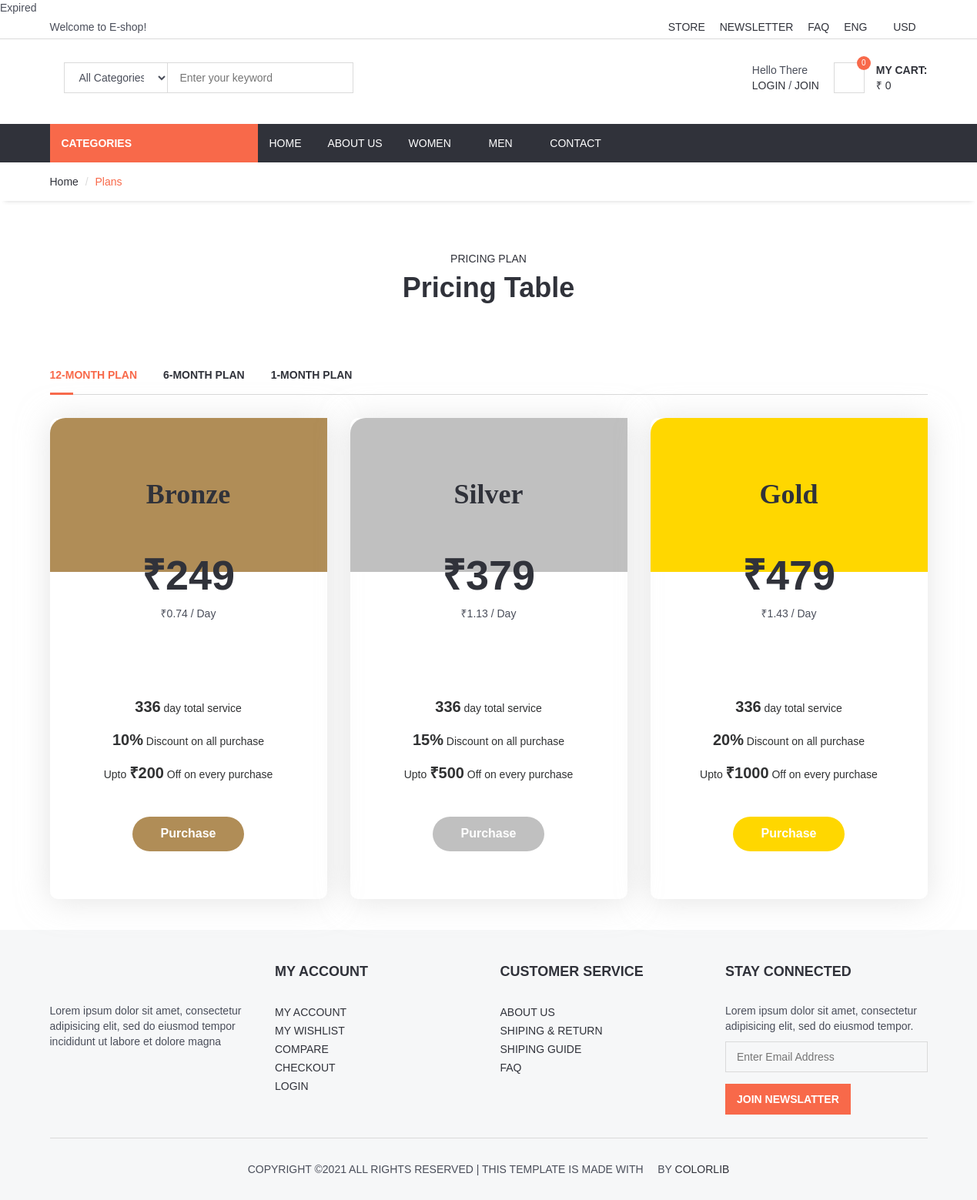
Page /offer/plans/ on the committed database.
### offer/models.py (models this page shows, shortened)
class Subscription(models.Model):
    title = models.CharField(max_length=100)
    rank = models.IntegerField(validators=[MinValueValidator(1)])
    detail= RichTextUploadingField()
    create_at=models.DateTimeField(auto_now_add=True)
    color_code = models.CharField(max_length=10, blank=True, null=True)
    slug = models.SlugField(null=False, unique=True)

class Subscription_Duration(models.Model):
    subscription = models.ForeignKey(Subscription, on_delete=models.CASCADE)
    title = models.CharField(max_length=100)
    duration = models.IntegerField(validators=[MinValueValidator(1), MaxValueValidator(100000)])
    detail= models.CharField(max_length=200)
    create_at = models.DateTimeField(auto_now_add=True)
    percentage = models.IntegerField(validators=[MinValueValidator(0), MaxValueValidator(100)])
    limit_amount = models.IntegerField()
    price = models.IntegerField(validators=[MinValueValidator(0), MaxValueValidator(100000)])
    count = models.IntegerField(validators=[MinValueValidator(1), MaxValueValidator(100000)], default=999)
    slug = models.SlugField(null=False, unique=True)

### offer/views.py (the view)
# urls.py: path('plans/', views.plans, name='plans'),
def plans(request):
    current_user = request.user
    plans = Subscription.objects.filter()
    planDuration = Subscription_Duration.objects.filter()
    try:
        subscriber = Subscriber.objects.filter(user_id=current_user.id, status='Active', paid=True).order_by('-start')[0]
        current_plan_durationid = subscriber.subcription_id #say id of bronze (1 month)
        print(current_plan_durationid)
        current_planid = Subscription_Duration.objects.get(id = current_plan_durationid).subscription_id
        print(current_planid)
        current_planrank = Subscription.objects.get(id=current_planid).rank
        current_planprice = Subscription_Duration.objects.get(id=current_plan_durationid).price
        print(current_planrank)
        print(current_planprice)
        context = {'plans': plans, 'planDuration': planDuration, 'subscriber':subscriber,
                   'current_planrank':current_planrank, 'current_planprice': current_planprice, }
    except:
        context = {'plans': plans, 'planDuration': planDuration }
    return render(request, 'plan.html', context)

### home/templatetags/myapptags.py (called while the page is built, shortened)
@register.simple_tag
def categorylist():
    return Category.objects.all()

@register.simple_tag
def shopcartcount(userid):
    count = ShopCart.objects.filter(user_id=userid).count()
    return count

@register.simple_tag
def shopcartAmount(userid):
    totalamount = 0
    userShopCart = ShopCart.objects.filter(user_id=userid)
    return totalamount

@register.simple_tag
def shopcartItems(userid):
    userShopCart = ShopCart.objects.filter(user_id=userid)
    return userShopCart

@register.simple_tag
def check_productDiscount_expiry(request):
    discounts = ProductDiscount.objects.filter()
    return discounts

@register.simple_tag
def cashBackRecieved(): #byCoupon
    userOrders = Order.objects.filter(status='Completed', cashBackIssuedStatus=False)
    for everyuserOrder in userOrders:
        cashBack = everyuserOrder.cashBackIssued

### offer/templates/plan.html (shortened to what this page needs)
{% extends 'homebase.html' %}
{% block sidebar %} {% include 'sidebar.html' %} {% endblock %}
{% block body %}
{% load mathfilters %}
<div id="breadcrumb">
    <div class="container">
        <ul class="breadcrumb">
            <li><a href="/">Home</a></li>
            <li class="active">Plans</li>
        </ul>
    </div>
</div>
<div>
    <div class="container">
        <h5 class="text-center pricing-table-subtitle">PRICING PLAN</h5>
        <h1 class="text-center pricing-table-title">Pricing Table</h1>
        <div class="product-tab">
            <ul class="tab-nav">
                <li class="active"><a data-toggle="tab" href="#tab1">12-Month Plan</a></li>
                <li><a data-toggle="tab" href="#tab2">6-Month Plan</a></li>
                <li><a data-toggle="tab" href="#tab3">1-Month Plan</a></li>
            </ul>
            <div class="tab-content">
                <div class="tab-pane fade in active" id="tab1">
                    <div class="row">
                        {% for rs in plans %}
                        <div class="col-md-4" style="border-radius:10px;">
                            {% for r in planDuration %}
                             {% if r.duration > 300 and r.duration < 500 and r.subscription_id == rs.id %}
                            <div class="card pricing-card pricing-card-highlighted  pricing-plan-pro">
                                <div style="background-color:{{rs.color_code}}; height: 200px; display: flex; border-radius:20px 0px 0px 0px;">
                                    <h2 class="col" style="margin: auto; max-width: 750px; font-family:Times New Roman; font-size:36px;">{{rs.title}}</h2>
                                </div>
                                <div class="card-body">
                                     <h2 style=" position: relative; bottom:80px; font-size: 54px;">₹{{ r.price }}</h2>
                                    <p style=" position: relative; bottom:80px;">₹{{ r.price|div:r.duration|floatformat:"2" }} / Day</p>
                                    <ul class="pricing-plan-features">
                                        <li><b style="font-size:20px;">{{ r.duration }}</b> day total service</li>
                                        <li><b style="font-size:20px;">{{ r.percentage }}%</b> Discount on all purchase
                                        </li>
                                        <li>Upto <b style="font-size:20px;">₹{{ r.limit_amount }}</b> Off on every purchase</li>
                                    </ul>
                                    {% if not subscriber %}
                                    <a href="/offer/plans/{{ rs.slug }}/{{ r.slug }}" class="btn pricing-plan-purchase-btn"
                                       style="background-color: {{ rs.color_code }}">Purchase</a>
                                    {% endif %}
                                </div>
                                {% endif %}
                                    {% endfor %}
                            </div>
                        </div>
                        {% endfor %}
                    </div>
                </div>
            </div>
        </div>
    </div>
</div>
{% endblock %}

### home/static/css/style.css (style rules this page uses)
body { font-family: 'Hind', sans-serif; color: #4A4E5A; overflow-x: hidden; }
h1, h2, h3, h4, h5, h6 { color: #30323A; margin: 0 0 10px; font-weight: 700; }
ul, ol { margin: 0; padding: 0; list-style: none }
#breadcrumb { -webkit-box-shadow: 0px 6px 6px -6px rgba(0, 0, 0, 0.175); box-shadow: 0px 6px 6px -6px rgba(0, 0, 0, 0.175); }
.breadcrumb { background-color: transparent; border: none; border-radius: 0px; padding: 15px 0px; margin: 0; }
.breadcrumb>.active { color: #F8694A; }
.breadcrumb>li+li:before { color: #DADADA; }
.product-tab { margin-top: 30px; }
.product-tab .tab-nav { border-bottom: 1px solid #DADADA; margin-bottom: 30px; }
.product-tab .tab-nav li { display: inline-block; }
.product-tab .tab-nav li+li { margin-left: 30px; }
.product-tab .tab-nav li a { display: block; padding: 15px 0px; text-transform: uppercase; font-weight: 700; }
.product-tab .tab-nav li.active { position: relative; }
.product-tab .tab-nav li.active a { color: #F8694A; }
.product-tab .tab-nav li.active a:after { content: ""; position: absolute; left: 0; bottom: -1.5px; height: 3px; width: 30px; background-color: #F8694A; }

### offer/templates/plan.html (style rules this page uses)
body { font-family: 'Karla', sans-serif; }
.pricing-table-subtitle { margin-top: 68px; font-weight: normal; }
.pricing-table-title { font-weight: bold; margin-bottom: 68px; }
.pricing-card { border: none; border-radius: 10px; margin-bottom: 40px; text-align: center; -webkit-transition: all 0.6s; transition: all 0.6s; }
.pricing-card.pricing-card-highlighted { box-shadow: 0 2px 40px 0 rgba(205, 205, 205, 0.55); }
.pricing-card .card-body { padding-top: 55px; padding-bottom: 62px; }
.pricing-plan-features { list-style: none; padding-left: 0; font-size: 14px; line-height: 2.14; margin-bottom: 35px; color: #303132; }
.pricing-plan-purchase-btn { color: #000; font-size: 16px; font-weight: bold; width: 145px; height: 45px; border-radius: 22.5px; -webkit-transition: all 0.4s; transition: all 0.4s; position: relative; display: -webkit-box; display: flex; -webkit-box-align: center; align-items: center; margin-left: auto; margin-right: auto; -webkit-box-pack: center; justify-content: center; }
.pricing-plan-pro .pricing-plan-purchase-btn { background-color: #10bb87; color: #fff; }

### rows in the picture
Subscription: title "Bronze"
Subscription_Duration: price "249", price|div "0.74", duration "336", percentage "10", limit_amount "200"
Subscription: title "Silver"
Subscription_Duration: price "379", price|div "1.13", duration "336", percentage "15", limit_amount "500"
Subscription: title "Gold"
Subscription_Duration: price "479", price|div "1.43", duration "336", percentage "20", limit_amount "1000"

### other values in the picture
{{ sub_dict.subscriptionPeriod }} "Expired"
{{ count }} "0"
{{ totalamount }} "0"
